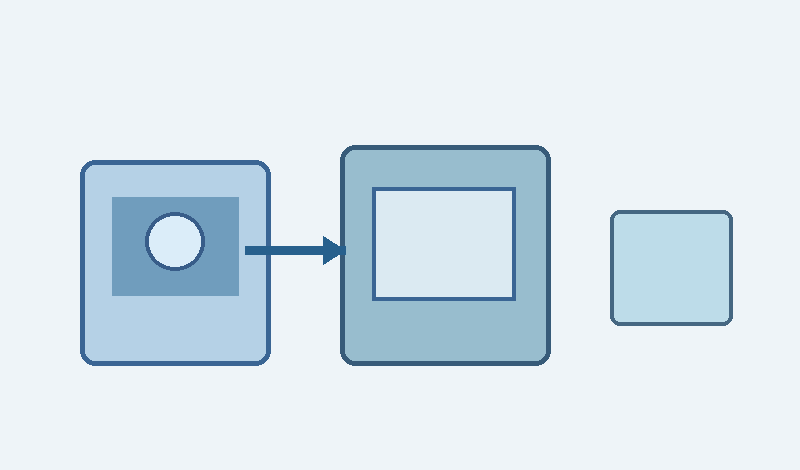
#> input picture examples/assets/sample_workshop.png, 800 x 470 px
$ python -i structure_analyzer.py   (imports and definitions only)
#> lines starting #> are read from the running program, lines starting #| are printed output that depends on the picture; after the words box and inside, x2 and y2 are one past the last pixel; in counts of white or black regions, pixels touching at a corner belong together
"""Rule-based visual structure proposals for slide screenshot reconstruction.

This module extracts geometric evidence only. Shape, table, connector and icon
proposals remain reviewable candidates; it never claims full semantic parsing.
"""
from __future__ import annotations

from pathlib import Path
from math import hypot
from typing import Any
from collections import defaultdict
import re


def _load_cv(path: Path):
#> called with path = '../examples/assets/sample_workshop.png'
    try:
        import cv2
        import numpy as np
    except Exception as exc:
        raise RuntimeError('结构识别需要安装 opencv-python-headless') from exc
    encoded = np.fromfile(str(path), dtype=np.uint8)
    image = cv2.imdecode(encoded, cv2.IMREAD_COLOR)
#> image is the input picture: shape (470, 800, 3); mean B, G, R 237.8, 229.4, 216.5
    if image is None:
        raise ValueError(f'无法读取图片：{path}')
    return cv2, np, image


def _iou(a, b):
    ax, ay, aw, ah = a; bx, by, bw, bh = b
    iw = max(0.0, min(ax + aw, bx + bw) - max(ax, bx))
    ih = max(0.0, min(ay + ah, by + bh) - max(ay, by))
    inter = iw * ih
    union = aw * ah + bw * bh - inter
    return inter / union if union > 0 else 0.0


def _group_positions(values, tolerance=3):
    values = sorted(int(v) for v in values)
    groups = []
    for value in values:
        if not groups or value - groups[-1][-1] > tolerance:
            groups.append([value])
        else:
            groups[-1].append(value)
    return [int(round(sum(group) / len(group))) for group in groups]


def _shape_kind(cv2, contour, approx, w, h):
    count = len(approx)
    perimeter = cv2.arcLength(contour, True)
    area = abs(cv2.contourArea(contour))
    circularity = 4.0 * 3.141592653589793 * area / max(perimeter * perimeter, 1.0)
    if circularity >= 0.72 and count >= 5:
        return 'ellipse'
    if count == 3:
        return 'triangle'
    if count == 4:
        pts = approx.reshape(-1, 2).astype(float)
        angles = []
        for i in range(4):
            a = pts[(i - 1) % 4] - pts[i]
            b = pts[(i + 1) % 4] - pts[i]
            denom = max(1e-6, float((a @ a) ** .5 * (b @ b) ** .5))
            import numpy as np
            angles.append(float(np.degrees(np.arccos(np.clip((a @ b) / denom, -1, 1)))))
        edge_angles = []
        for i in range(4):
            delta = pts[(i + 1) % 4] - pts[i]
            angle = abs(float(np.degrees(np.arctan2(delta[1], delta[0])))) % 180
            edge_angles.append(min(angle, 180 - angle))
        diagonal_edges = all(28 <= a <= 62 for a in edge_angles)
        if all(72 <= a <= 108 for a in angles) and diagonal_edges:
            return 'diamond'
        if all(72 <= a <= 108 for a in angles):
            return 'rect'
        if all((35 <= a <= 65) or (115 <= a <= 145) for a in angles):
            return 'diamond'
        return 'quadrilateral'
    return 'polygon'


def detect_shape_candidates(path: Path, max_candidates: int = 100) -> tuple[list[dict[str, Any]], list[str]]:
    """Find compact ellipse/diamond/triangle/rectangle outlines as geometry candidates."""
    try:
        cv2, np, image = _load_cv(path)
    except Exception as exc:
        return [], [str(exc)]
    height, width = image.shape[:2]
    scale = min(1.0, 1800.0 / max(width, height))
    if scale < 1:
        image = cv2.resize(image, (int(width * scale), int(height * scale)), interpolation=cv2.INTER_AREA)
    h, w = image.shape[:2]
    gray = cv2.cvtColor(image, cv2.COLOR_BGR2GRAY)
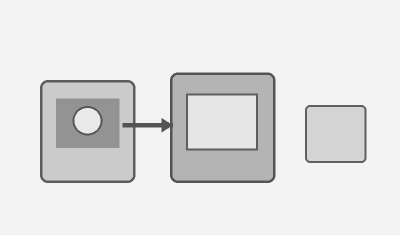
#> gray: shape (470, 800) (shown at 1/2 size); min 84, max 243, mean 226.8
    blur = cv2.GaussianBlur(gray, (3, 3), 0)
    edges = cv2.Canny(blur, 35, 120)
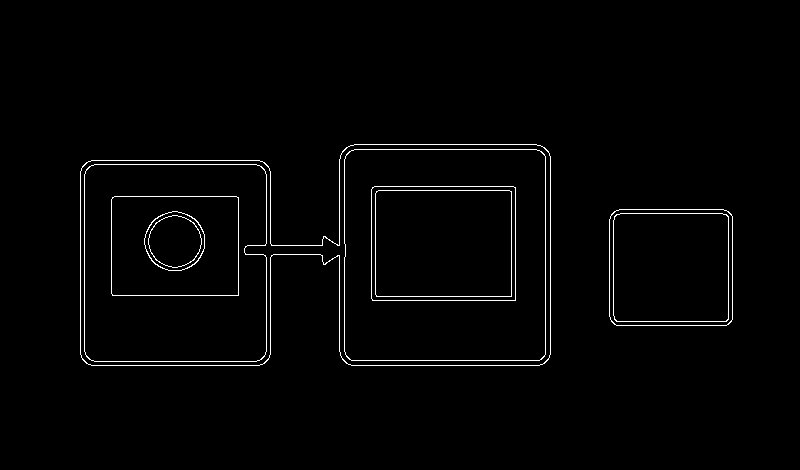
#> edges: shape (470, 800); 1.6% white in thin lines or dots, all inside (x1, y1, x2, y2) = (80, 144, 733, 366)
    kernel = cv2.getStructuringElement(cv2.MORPH_RECT, (3, 3))
    edges = cv2.morphologyEx(edges, cv2.MORPH_CLOSE, kernel, iterations=1)
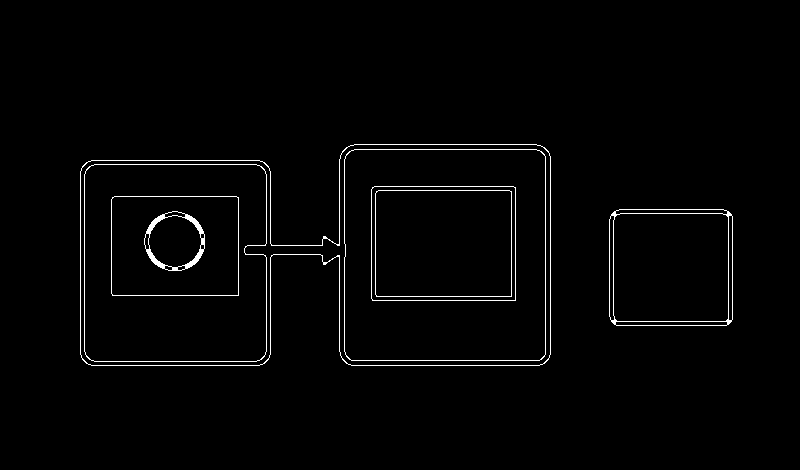
#> edges: shape (470, 800); 1.7% white in thin lines or dots, all inside (x1, y1, x2, y2) = (80, 144, 733, 366)
    contours, _ = cv2.findContours(edges, cv2.RETR_LIST, cv2.CHAIN_APPROX_SIMPLE)
#> contours = 26 contours, 2 with area under 20; largest, box (x1, y1, x2, y2) and area: (80, 144, 551, 366) 86017, (80, 144, 551, 366) 85957, (344, 149, 546, 361) 42305, (344, 149, 546, 361) 42291, (84, 164, 267, 362) 35527
    found = []
    for contour in contours:
        area = abs(cv2.contourArea(contour))
        ratio = area / float(w * h)
        if ratio < 0.0006 or ratio > 0.62:
            continue
        perimeter = cv2.arcLength(contour, True)
        if perimeter < 18:
            continue
        approx = cv2.approxPolyDP(contour, 0.025 * perimeter, True)
        kind = _shape_kind(cv2, contour, approx, w, h)
        if kind not in {'rect', 'ellipse', 'diamond', 'triangle'}:
            continue
        x, y, rw, rh = cv2.boundingRect(approx)
        if rw < max(12, int(w * .012)) or rh < max(12, int(h * .012)):
            continue
        if rw / max(rh, 1) > 18 or rh / max(rw, 1) > 18:
            continue
        ox, oy, ow, oh = [int(round(v / scale)) for v in (x, y, rw, rh)]
        found.append({'shape': kind, 'bbox_px': [ox, oy, ox + ow, oy + oh],
                      'bbox_norm': [round(ox / width, 6), round(oy / height, 6),
                                    round(ow / width, 6), round(oh / height, 6)],
                      'area_ratio': round(ratio, 6), 'confidence': 0.48,
                      'source': 'opencv_contour_geometry', 'needs_review': True})
#> this loop made 26 passes
#> (ratio, count in _shape_kind, circularity in _shape_kind, pts in _shape_kind, kind, x) on passes 10, 14, 15, 16: (0.0329, 4, 0.816, [[614, 217], [725, 214], [728, 318], [617, 321]], 'rect', 614), (0.0377, 4, 0.828, [[611, 214], [614, 324], [731, 321], [728, 211]], 'rect', 611), (0.0334, 4, 0.789, [[111, 199], [236, 196], [238, 294], [113, 295]], 'rect', 111), (0.0334, 4, 0.781, [[112, 197], [112, 295], [238, 295], [238, 197]], 'rect', 112)
#> (the rest of the program and of its run is left out)
